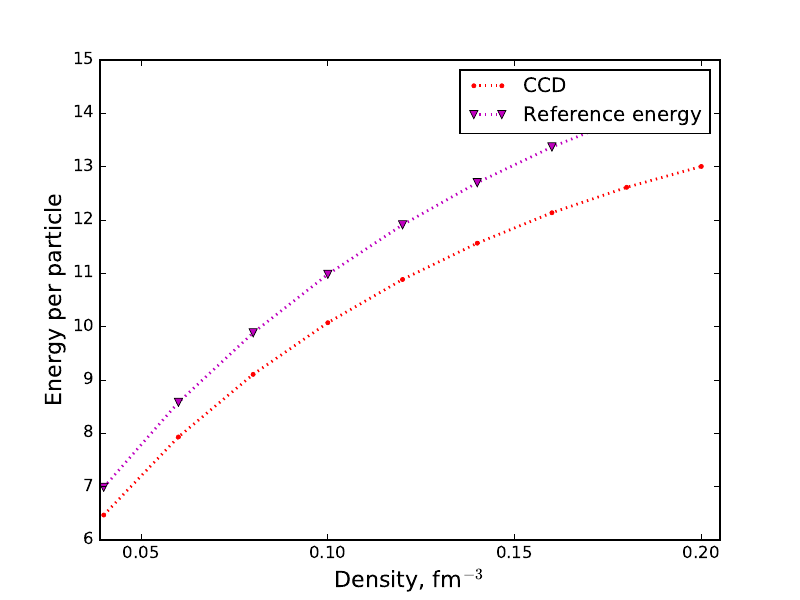

The script that saved this image:
#!/usr/bin/python
from sympy import *
from pylab import *
import matplotlib.pyplot as plt


density = [0.04, 0.06, 0.08, 0.10, 0.12, 0.14, 0.16, 0.18, 0.2]
ECCD = [6.468200479265218, 7.932148263480525,9.105590614303889,  10.0743311672404, 10.88453820307055,11.56523993876917,12.13635897512306,12.61239790477462,13.00438290346254]
EREF = [6.987522,8.580410,9.884711, 10.980483,11.909966, 12.699944, 13.369356,13.932540,14.400847]

plt.axis([0.039,0.205,6.0,15.0])
plt.xlabel(r'Density, fm$^{-3}$', fontsize=16)
plt.ylabel(r'Energy per particle', fontsize=16)
ccd = plt.plot(density, ECCD,'r:.', linewidth = 2.0, label = 'CCD')
refenergy = plt.plot(density, EREF, 'm:v',linewidth = 2.0, label = 'Reference energy')
plt.legend()
plt.savefig('ccd.pdf', format='pdf')
plt.show()


